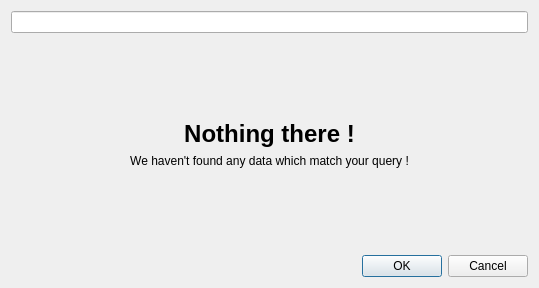
<?xml version="1.0" encoding="UTF-8"?>
<ui version="4.0">
 <class>Widgetry::DataSelector</class>
 <widget class="QDialog" name="Widgetry::DataSelector">
  <property name="geometry">
   <rect>
    <x>0</x>
    <y>0</y>
    <width>539</width>
    <height>288</height>
   </rect>
  </property>
  <property name="windowTitle">
   <string>Selector</string>
  </property>
  <layout class="QVBoxLayout" name="verticalLayout">
   <item>
    <widget class="Widgetry::SearchBar" name="searchInput"/>
   </item>
   <item>
    <widget class="QStackedWidget" name="stackedWidget">
     <property name="currentIndex">
      <number>0</number>
     </property>
     <widget class="QWidget" name="nothingPage">
      <layout class="QVBoxLayout" name="verticalLayout_2">
       <property name="leftMargin">
        <number>0</number>
       </property>
       <property name="topMargin">
        <number>0</number>
       </property>
       <property name="rightMargin">
        <number>0</number>
       </property>
       <property name="bottomMargin">
        <number>0</number>
       </property>
       <item>
        <spacer name="verticalSpacer">
         <property name="orientation">
          <enum>Qt::Orientation::Vertical</enum>
         </property>
         <property name="sizeHint" stdset="0">
          <size>
           <width>20</width>
           <height>84</height>
          </size>
         </property>
        </spacer>
       </item>
       <item>
        <widget class="QLabel" name="label">
         <property name="font">
          <font>
           <pointsize>18</pointsize>
           <bold>true</bold>
          </font>
         </property>
         <property name="text">
          <string>Nothing there !</string>
         </property>
         <property name="alignment">
          <set>Qt::AlignmentFlag::AlignCenter</set>
         </property>
        </widget>
       </item>
       <item>
        <widget class="QLabel" name="label_2">
         <property name="text">
          <string>We haven't found any data which match your query !</string>
         </property>
         <property name="alignment">
          <set>Qt::AlignmentFlag::AlignCenter</set>
         </property>
        </widget>
       </item>
       <item>
        <spacer name="verticalSpacer_2">
         <property name="orientation">
          <enum>Qt::Orientation::Vertical</enum>
         </property>
         <property name="sizeHint" stdset="0">
          <size>
           <width>20</width>
           <height>83</height>
          </size>
         </property>
        </spacer>
       </item>
      </layout>
     </widget>
     <widget class="QWidget" name="dataPage">
      <layout class="QVBoxLayout" name="verticalLayout_3">
       <property name="leftMargin">
        <number>0</number>
       </property>
       <property name="topMargin">
        <number>0</number>
       </property>
       <property name="rightMargin">
        <number>0</number>
       </property>
       <property name="bottomMargin">
        <number>0</number>
       </property>
       <item>
        <widget class="QTableView" name="tableView">
         <property name="editTriggers">
          <set>QAbstractItemView::EditTrigger::NoEditTriggers</set>
         </property>
         <property name="selectionBehavior">
          <enum>QAbstractItemView::SelectionBehavior::SelectRows</enum>
         </property>
        </widget>
       </item>
      </layout>
     </widget>
    </widget>
   </item>
   <item>
    <widget class="QDialogButtonBox" name="buttonBox">
     <property name="standardButtons">
      <set>QDialogButtonBox::StandardButton::Cancel|QDialogButtonBox::StandardButton::Ok</set>
     </property>
    </widget>
   </item>
  </layout>
 </widget>
 <customwidgets>
  <customwidget>
   <class>Widgetry::SearchBar</class>
   <extends>QLineEdit</extends>
   <header location="global">Widgetry/searchbar.h</header>
   <slots>
    <signal>searchRequested()</signal>
   </slots>
  </customwidget>
 </customwidgets>
 <tabstops>
  <tabstop>tableView</tabstop>
 </tabstops>
 <resources/>
 <connections>
  <connection>
   <sender>buttonBox</sender>
   <signal>accepted()</signal>
   <receiver>Widgetry::DataSelector</receiver>
   <slot>accept()</slot>
   <hints>
    <hint type="sourcelabel">
     <x>324</x>
     <y>270</y>
    </hint>
    <hint type="destinationlabel">
     <x>344</x>
     <y>292</y>
    </hint>
   </hints>
  </connection>
  <connection>
   <sender>buttonBox</sender>
   <signal>rejected()</signal>
   <receiver>Widgetry::DataSelector</receiver>
   <slot>reject()</slot>
   <hints>
    <hint type="sourcelabel">
     <x>442</x>
     <y>266</y>
    </hint>
    <hint type="destinationlabel">
     <x>441</x>
     <y>290</y>
    </hint>
   </hints>
  </connection>
 </connections>
 <slots>
  <slot>reject()</slot>
 </slots>
</ui>
